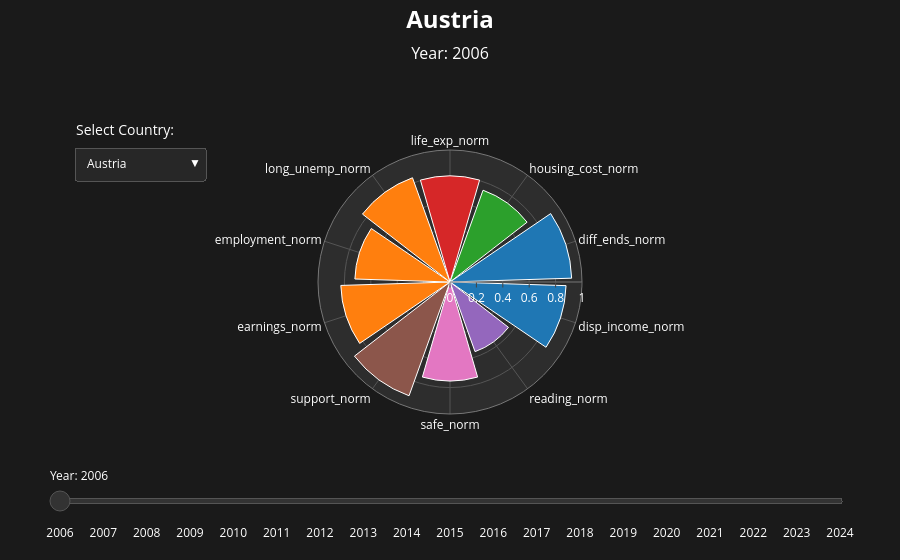

Source (notebook cell):
### Code cell
import pandas as pd
import plotly.graph_objects as go

df = pd.read_csv("../DataSets/wellbeing_long_with_domain.csv")

# Lista di paesi europei + USA
allowed_countries = ["Austria", "Belgium","Bulgaria","Croatia", "Denmark","Estonia", "Finland", "France",
                     "Germany", "Greece","Hungary","Iceland", "Ireland", "Italy","Latvia","Lithuania", "Luxembourg", "Netherlands",
                     "Norway","Poland", "Portugal", "Romania","Slovenia","Spain", "Sweden", "United Kingdom", ]

df = df[df["Reference area"].isin(allowed_countries)]

countries = sorted(df["Reference area"].unique())
years = sorted(df["TIME_PERIOD"].unique())

domain_colors = {
    "Income & wealth":        "#1f77b4",
    "Work & job quality":     "#ff7f0e",
    "Housing":                "#2ca02c",
    "Health":                 "#d62728",
    "Knowledge & skills":     "#9467bd",
    "Social connections":     "#8c564b",
    "Safety":                 "#e377c2",
    "Subjective well-being":  "#7f7f7f",
}

def get_year_arrays(country):
    r_list, theta_list, color_list, hover_list = [], [], [], []
    for y in years:
        d = df[(df["Reference area"] == country) & (df["TIME_PERIOD"] == y)].copy()
        d = d.sort_values(["Domain", "Metric"]).reset_index(drop=True)
        theta = d["Metric"].tolist()
        r = d["Value"].tolist()
        colors = d["Domain"].map(domain_colors).tolist()
        theta_list.append(theta)
        r_list.append(r)
        color_list.append(colors)
        hover_list.append(theta)
    return r_list, theta_list, color_list, hover_list

# ---------- init ----------
init_country = countries[0]
r_init, theta_init, color_init, hover_init = get_year_arrays(init_country)

traces = []
for i, y in enumerate(years):
    traces.append(go.Barpolar(
        r=r_init[i],
        theta=theta_init[i],
        marker=dict(color=color_init[i], line=dict(color="white", width=1)),
        hovertext=hover_init[i],
        hovertemplate="%{hovertext}<br>Value=%{r:.3f}<extra></extra>",
        visible=(i == 0)
    ))

fig = go.Figure(data=traces)

# ---------- slider per anno ----------
steps = []
for i, y in enumerate(years):
    steps.append(dict(
        method="update",
        args=[{"visible": [j == i for j in range(len(years))]}],
        label=str(y)
    ))

sliders = [dict(
    active=0,
    currentvalue={"prefix": "Year: ", "font": {"color": "white"}},
    pad={"t": 50, "b": 10},
    steps=steps,
    font={"color": "white"},
    bgcolor="#333333",
    bordercolor="#555555",
    borderwidth=1,
    ticklen=5,
    tickcolor="white"
)]

# ---------- dropdown per nazione ----------
dropdown_options = []
for c in countries:
    r_c, theta_c, color_c, hover_c = get_year_arrays(c)
    
    # Create visibility array
    visible_array = [i == 0 for i in range(len(years))]
    
    dropdown_options.append(dict(
        label=c,
        method="update",
        args=[
            {
                "r": [r_c[i] for trace, i in zip(fig.data, range(len(years)))],
                "theta": [theta_c[i] for trace, i in zip(fig.data, range(len(years)))],
                "marker.color": [color_c[i] for trace, i in zip(fig.data, range(len(years)))],
                "hovertext": [hover_c[i] for trace, i in zip(fig.data, range(len(years)))],
                "visible": visible_array
            },
            {
                "title": dict(
                    text=f"<span style='font-size: 24px; font-weight: bold;'>{c}</span><br>"
                         f"<span style='font-size: 16px;'>Year: {years[0]}</span>",
                    font=dict(color="white", size=24),
                    x=0.5,
                    xanchor="center"
                ),
                "sliders": sliders
            }
        ],
    ))

# Custom layout con tema scuro migliorato
fig.update_layout(
    title=dict(
        text=f"<span style='font-size: 24px; font-weight: bold;'>{init_country}</span><br>"
             f"<span style='font-size: 16px;'>Year: {years[0]}</span>",
        font=dict(color="white", size=24),
        x=0.5,
        xanchor="center",
        y=0.95
    ),
    template="plotly_dark",
    plot_bgcolor="#1a1a1a",
    paper_bgcolor="#1a1a1a",
    font=dict(color="white"),
    
    polar=dict(
        bgcolor="#2d2d2d",
        angularaxis=dict(
            type="category", 
            direction="clockwise", 
            rotation=90,
            gridcolor="#555555",
            linecolor="#777777",
            tickfont=dict(color="white", size=12)
        ),
        radialaxis=dict(
            range=[0, 1], 
            ticks="outside",
            gridcolor="#555555",
            linecolor="#777777",
            tickfont=dict(color="white")
        )
    ),
    
    # Slider position
    sliders=sliders,
    
    # Dropdown migliorato
    updatemenus=[dict(
        type="dropdown",
        x=0.03,
        y=1.05,
        xanchor="left",
        yanchor="top",
        showactive=True,
        bgcolor="rgba(40, 40, 40, 0.9)",
        bordercolor="#555555",
        borderwidth=1,
        font=dict(color="white", size=12),
        buttons=dropdown_options,
        pad={"r": 10, "t": 10, "b": 10},
        direction="down",
        active=0
    )],
    
    # Aggiungi titolo dropdown
    annotations=[
        dict(
            text="Select Country:",
            x=0.03,
            y=1.12,
            xref="paper",
            yref="paper",
            showarrow=False,
            font=dict(color="white", size=14),
            xanchor="left"
        )
    ],
    
    # Margini per evitare sovrapposizioni
    margin=dict(t=150, b=80, l=50, r=50),
)

fig.show()
fig.write_html("../vizualizations/radial_chart_dark_dropdown_left.html")
